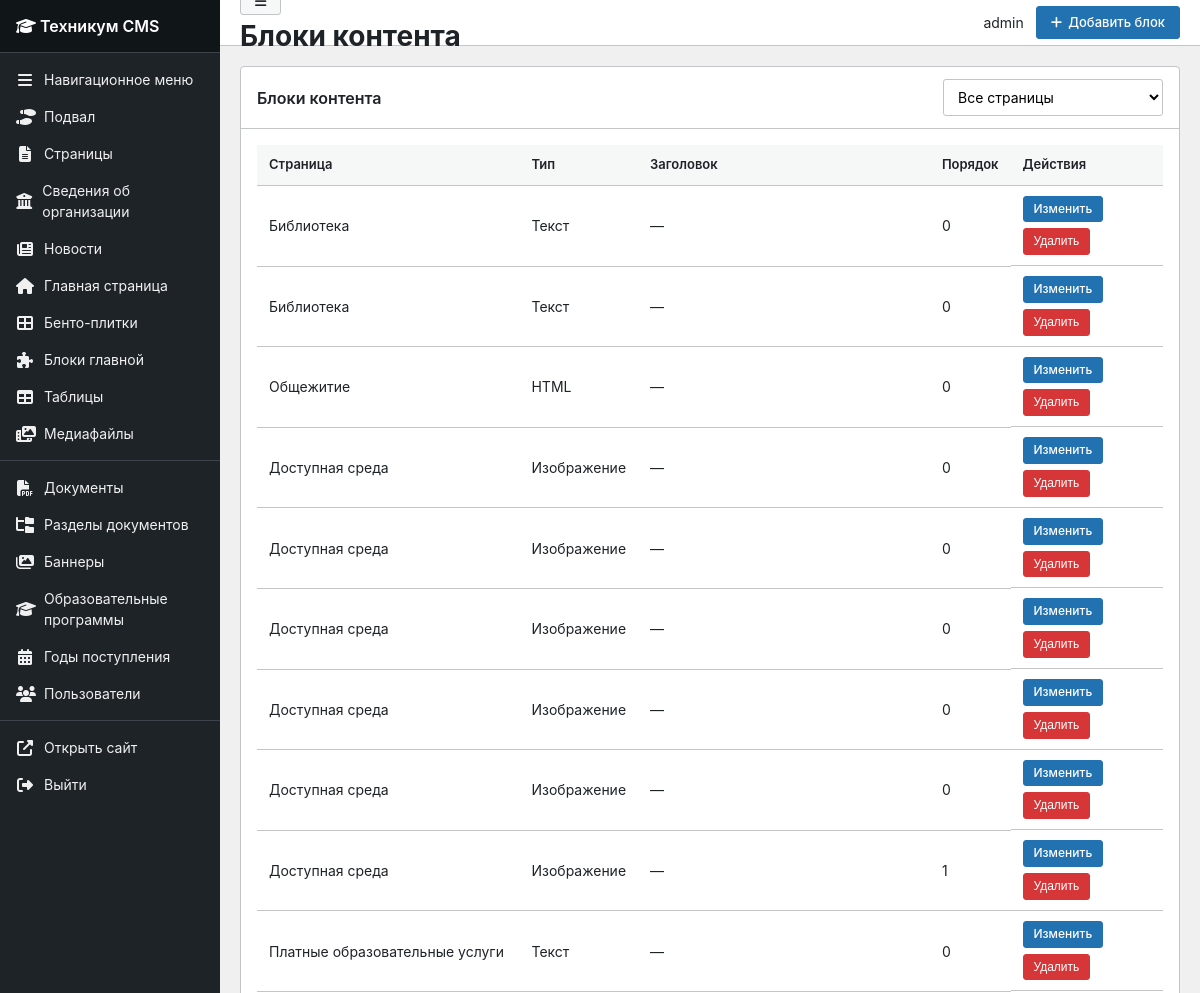
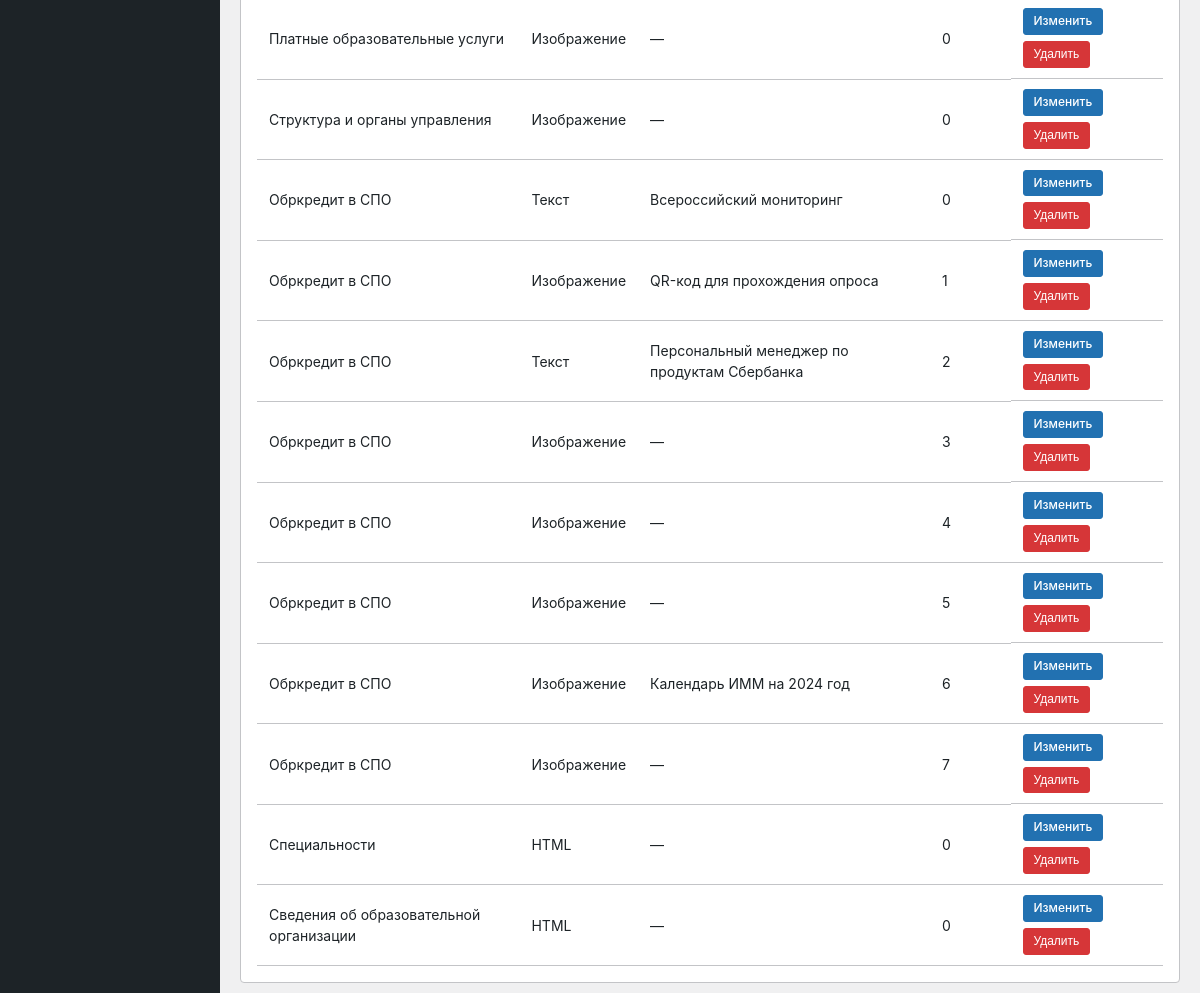
The page /panel/blocks/ (signed in) on the database as committed earlier (2 pictures, top to bottom).
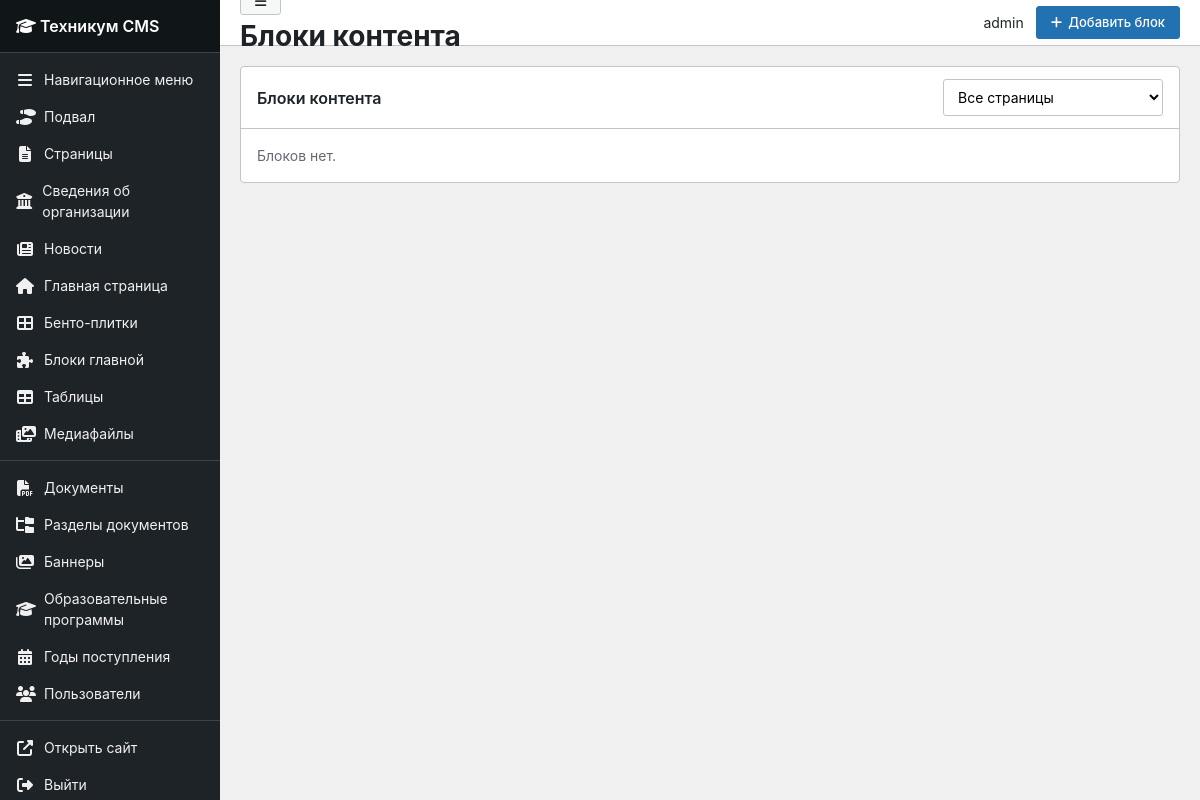
The same page on the database as committed later.
### cms/models.py (models this page shows, shortened)
class ContentBlock(models.Model):
    BLOCK_TYPES = [
        ('text', 'Текст'),
        ('image', 'Изображение'),
        ('gallery', 'Галерея'),
        ('video', 'Видео'),
        ('file', 'Файл'),
        ('html', 'HTML'),
    ]
    page = models.ForeignKey(
        Page,
        on_delete=models.CASCADE,
        related_name='blocks',
        verbose_name='Страница'
    )
    block_type = models.CharField('Тип блока', max_length=20, choices=BLOCK_TYPES)
    title = models.CharField('Заголовок', max_length=200, blank=True)
    content = RichTextUploadingField('Содержимое', blank=True)
    order = models.IntegerField('Порядок', default=0)
    is_active = models.BooleanField('Активен', default=True)
    created_at = models.DateTimeField('Создано', auto_now_add=True)
    updated_at = models.DateTimeField('Обновлено', auto_now=True)
    class Meta:
        verbose_name = 'Блок контента'
        verbose_name_plural = 'Блоки контента'
        ordering = ['order', 'created_at']

class Page(models.Model):
    title = models.CharField('Заголовок', max_length=200)
    slug = models.SlugField('URL', max_length=200, unique=True, blank=True)
    description = models.TextField('Описание', blank=True)
    content = RichTextUploadingField('Содержимое', blank=True)
    order = models.IntegerField('Порядок', default=0)
    parent = models.ForeignKey(
        'self',
        on_delete=models.SET_NULL,
        null=True,
        blank=True,
        related_name='subpages',
        verbose_name='Родительская страница'
    )
    is_published = models.BooleanField('Опубликовано', default=True)
    show_in_menu = models.BooleanField('Показывать в меню', default=False)
    meta_title = models.CharField('Meta Title', max_length=200, blank=True)
    meta_description = models.TextField('Meta Description', blank=True)
    meta_keywords = models.CharField('Meta Keywords', max_length=200, blank=True)
    created_at = models.DateTimeField('Создано', auto_now_add=True)
    updated_at = models.DateTimeField('Обновлено', auto_now=True)
    class Meta:
        verbose_name = 'Страница'
        verbose_name_plural = 'Страницы'
        ordering = ['-created_at']

### cms/panel_views.py (the view)
# urls.py: path('blocks/', panel_views.block_list, name='block_list'),
@staff_required
def block_list(request):
    items = ContentBlock.objects.select_related('page').order_by('page', 'order')
    page_filter = request.GET.get('page', '')
    if page_filter:
        items = items.filter(page_id=page_filter)
    pages = Page.objects.order_by('title')
    return render(request, 'panel/block_list.html', {
        'objects': items,
        'page_filter': page_filter,
        'pages': pages,
        'active_menu': 'blocks',
        'title': 'Блоки контента',
        'add_url': reverse('panel:block_add'),
    })

### cms/context_processors.py (called while the page is built)
def _dedupe_root_menu(items):
    items = list(items)
    best = {}
    for item in items:
        key = (item.title or '').strip().casefold()
        if not key:
            continue
        children = item.get_children().filter(is_active=True).count()
        score = (1 if item.page_id else 0, children, -item.order, item.pk)
        prev = best.get(key)
        if prev is None or score > prev[1]:
            best[key] = (item.pk, score)
    keep = {pk for pk, _ in best.values()}
    return [item for item in items if item.pk in keep]

def get_root_menu_items():
    menu_items = MenuItem.objects.filter(
        parent=None, is_active=True
    ).order_by('order', 'title')
    return _dedupe_root_menu(menu_items)

def site_context(request):
    homepage = HomePage.load()
    return {
        'site_settings': homepage,
        'menu_items': get_root_menu_items(),
    }

### cms/models.py (called while the page is built)
    @classmethod
    def load(cls):
        obj, created = cls.objects.get_or_create(pk=1)
        return obj

### cms/panel_views.py (called while the page is built)
def staff_required(view_func):
    decorated = login_required(
        user_passes_test(lambda u: u.is_staff)(view_func)
    )
    return decorated

### templates/panel/block_list.html (shortened to what this page needs)
{% extends 'panel/base.html' %}
{% block topbar_actions %}
<a href="{% url 'panel:block_add' %}" class="btn btn-primary"><i class="fas fa-plus"></i> Добавить блок</a>
{% endblock %}
{% block content %}
<div class="wp-card">
    <div class="wp-card-header">
        <h2>Блоки контента</h2>
        <form method="get">
            <select name="page" class="form-select" style="width:220px;" onchange="this.form.submit()">
                <option value="">Все страницы</option>
            </select>
        </form>
    </div>
    <div class="wp-card-body">
        {% if objects %}
        <table class="wp-table">
            <thead>
                <tr>
                    <th>Страница</th>
                    <th>Тип</th>
                    <th>Заголовок</th>
                    <th>Порядок</th>
                    <th>Действия</th>
                </tr>
            </thead>
            <tbody>
                {% for block in objects %}
                <tr>
                    <td>{{ block.page.title }}</td>
                    <td>{{ block.get_block_type_display }}</td>
                    <td>{{ block.title|default:"—" }}</td>
                    <td>{{ block.order }}</td>
                    <td class="actions">
                        <a href="{% url 'panel:block_edit' block.pk %}" class="btn btn-sm btn-primary">Изменить</a>
                        <form method="post" action="{% url 'panel:block_delete' block.pk %}" style="display:inline;" onsubmit="return confirm('Удалить?');">
                            <button type="submit" class="btn btn-sm btn-danger">Удалить</button>
                        </form>
                    </td>
                </tr>
                {% endfor %}
            </tbody>
        </table>
        {% else %}
        <p style="color:#646970;">Блоков нет.</p>
        {% endif %}
    </div>
</div>
{% endblock %}

Rows that differ between the two databases and show on the page:
removed ContentBlock: page "Библиотека", block_type "Текст", title "—", order "0"
removed ContentBlock: page "Библиотека", block_type "Текст", title "—", order "0"
removed ContentBlock: page "Общежитие", block_type "HTML", title "—", order "0"
removed ContentBlock: page "Доступная среда", block_type "Изображение", title "—", order "0"
removed ContentBlock: page "Доступная среда", block_type "Изображение", title "—", order "0"
removed ContentBlock: page "Доступная среда", block_type "Изображение", title "—", order "0"
removed ContentBlock: page "Доступная среда", block_type "Изображение", title "—", order "0"
removed ContentBlock: page "Доступная среда", block_type "Изображение", title "—", order "0"
removed ContentBlock: page "Доступная среда", block_type "Изображение", title "—", order "1"
removed ContentBlock: page "Платные образовательные услуги", block_type "Текст", title "—", order "0"
removed ContentBlock: page "Платные образовательные услуги", block_type "Изображение", title "—", order "0"
removed ContentBlock: page "Структура и органы управления", block_type "Изображение", title "—", order "0"
removed ContentBlock: page "Обркредит в СПО", block_type "Текст", title "Всероссийский мониторинг", order "0"
removed ContentBlock: page "Обркредит в СПО", block_type "Изображение", title "QR-код для прохождения опроса", order "1"
removed ContentBlock: page "Обркредит в СПО", block_type "Текст", title "Персональный менеджер по продуктам Сбербанка", order "2"
removed ContentBlock: page "Обркредит в СПО", block_type "Изображение", title "—", order "3"
removed ContentBlock: page "Обркредит в СПО", block_type "Изображение", title "—", order "4"
removed ContentBlock: page "Обркредит в СПО", block_type "Изображение", title "—", order "5"
removed ContentBlock: page "Обркредит в СПО", block_type "Изображение", title "Календарь ИММ на 2024 год", order "6"
removed ContentBlock: page "Обркредит в СПО", block_type "Изображение", title "—", order "7"
removed ContentBlock: page "Специальности", block_type "HTML", title "—", order "0"
removed ContentBlock: page "Сведения об образовательной организации", block_type "HTML", title "—", order "0"
Other text that changed with them:
text no longer shown: "Страница Тип Заголовок Порядок Действия"
text now shown: "Блоков нет."
